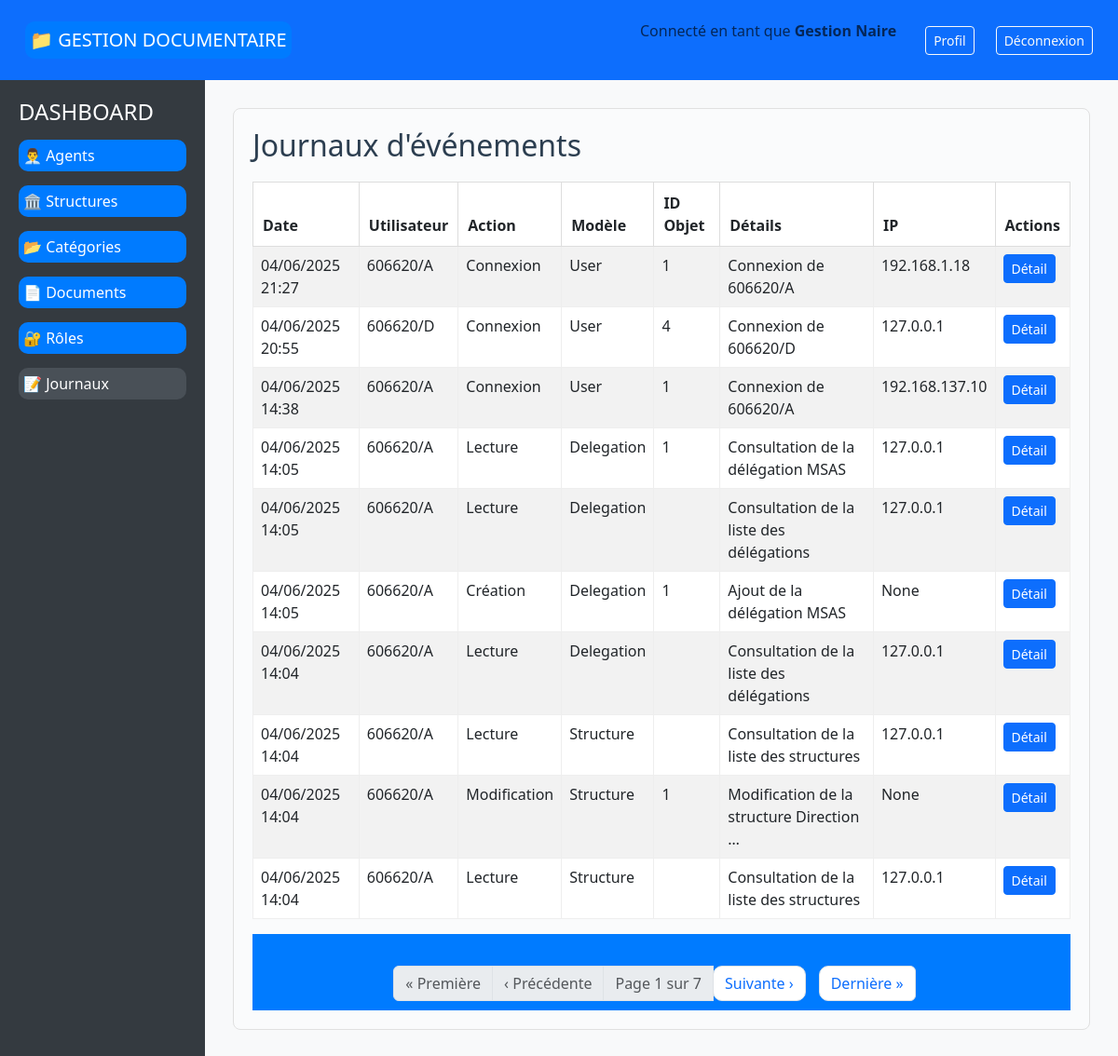
Page /journaux/ (signed in) on the committed database.
### document_management/models.py (models this page shows, shortened)
class BaseTimeStampModel(models.Model):
    date_creation = models.DateTimeField(_("Date de création"), auto_now_add=True)
    date_modification = models.DateTimeField(_("Date de modification"), auto_now=True)
    class Meta:
        abstract = True

class Agent(BaseTimeStampModel):
    MATRICULE_REGEX = r'^\d{6}/[A-Z]$'
    NOM_PRENOM_REGEX = r'^[a-zA-ZÀ-ÿ\s\-\']+$'
    PHONE_REGEX = r'^(\+\d{1,3})?\d{9,15}$'
    matricule = models.CharField(
        _("Matricule"),
        max_length=8,
        unique=True,
        validators=[
            RegexValidator(
                regex=MATRICULE_REGEX,
                message=_("Le matricule doit être au format 123456/X")
            )
        ]
    )
    prenom = models.CharField(
        _("Prénom"),
        max_length=50,
        validators=[
            RegexValidator(
                regex=NOM_PRENOM_REGEX,
                message=_("Le prénom ne doit contenir que des lettres, espaces et tirets")
            )
        ]
    )
    nom = models.CharField(
        _("Nom"),
        max_length=50,
        validators=[
            RegexValidator(
                regex=NOM_PRENOM_REGEX,
                message=_("Le nom ne doit contenir que des lettres, espaces et tirets")
            )
        ]
    )
    date_naissance = models.DateField(_("Date de naissance"))
    lieu_naissance = models.CharField(_("Lieu de naissance"), max_length=255)
    adresse = models.CharField(_("Adresse"), max_length=255)
    email = models.EmailField(_("Email"), unique=True)
    telephone = models.CharField(
        _("Téléphone"),
        max_length=20,
        unique=True,
        validators=[
            RegexValidator(
                regex=PHONE_REGEX,
                message=_("Numéro de téléphone invalide. Format: +221xxxxxxxxx")
            )
        ]
    )
    user = models.OneToOneField(
        settings.AUTH_USER_MODEL,
        on_delete=models.CASCADE,
        related_name="agent_profile",
        verbose_name=_("Utilisateur")
    )
    structure = models.ForeignKey(
        Structure,
        on_delete=models.PROTECT,
        related_name="agents",
        verbose_name=_("Structure")
    )
    role = models.ForeignKey(
        Role,
        on_delete=models.PROTECT,
        related_name="agents",
        verbose_name=_("Rôle")
    )
    is_active = models.BooleanField(_("Actif"), default=True)
    class Meta:
        verbose_name = _("Agent")
        verbose_name_plural = _("Agents")
        ordering = ['nom', 'prenom']

class Journal(models.Model):
    ACTION_CHOICES = [
        ('CREATE', _('Création')),
        ('READ', _('Lecture')),
        ('UPDATE', _('Modification')),
        ('DELETE', _('Suppression')),
        ('LOGIN', _('Connexion')),
        ('LOGOUT', _('Déconnexion')),
        ('OTHER', _('Autre')),
    ]
    user = models.ForeignKey(
        settings.AUTH_USER_MODEL,
        on_delete=models.PROTECT,
        related_name="journal_entries",
        verbose_name=_("Utilisateur")
    )
    action = models.CharField(_("Action"), max_length=10, choices=ACTION_CHOICES)
    model_name = models.CharField(_("Modèle"), max_length=50, blank=True)
    object_id = models.CharField(_("ID Objet"), max_length=50, blank=True)
    details = models.TextField(_("Détails"), blank=True)
    ip_address = models.GenericIPAddressField(_("Adresse IP"), blank=True, null=True)
    timestamp = models.DateTimeField(_("Horodatage"), auto_now_add=True)
    class Meta:
        verbose_name = _("Journal")
        verbose_name_plural = _("Journaux")
        ordering = ['-timestamp']

### document_management/views.py (the view)
# urls.py: path('journaux/', liste_journaux, name='liste_journaux'),
@login_required
def liste_journaux(request):
    journaux = Journal.objects.select_related('user').order_by('-timestamp')[:200]
    paginator = Paginator(journaux, 10)  # 10 journaux par page
    page_number = request.GET.get('page')
    journaux = paginator.get_page(page_number)
    return render(request, 'journaux/liste.html', {'journaux': journaux})

### document_management/templates/journaux/liste.html (shortened to what this page needs)
{% extends 'base.html' %}
{% block content %}
<div style="border:1px solid #e0e0e0; border-radius:8px; padding:20px; background:#fafbfc;">
    <div style="display:flex; justify-content:space-between; align-items:center; margin-bottom:15px;">
        <h2 style="margin:0;">Journaux d'événements</h2>
    </div>
    {% if journaux %}
    <table style="width:100%; border-collapse:collapse;" class="table table-striped">
        <thead>
            <tr style="background:#f0f0f0;">
                <th style="padding:10px; border:1px solid #ddd;">Date</th>
                <th style="padding:10px; border:1px solid #ddd;">Utilisateur</th>
                <th style="padding:10px; border:1px solid #ddd;">Action</th>
                <th style="padding:10px; border:1px solid #ddd;">Modèle</th>
                <th style="padding:10px; border:1px solid #ddd;">ID Objet</th>
                <th style="padding:10px; border:1px solid #ddd;">Détails</th>
                <th style="padding:10px; border:1px solid #ddd;">IP</th>
                <th style="padding:10px; border:1px solid #ddd;">Actions</th>
            </tr>
        </thead>
        <tbody>
            {% for journal in journaux %}
            <tr>
                <td style="padding:8px; border:1px solid #eee;">{{ journal.timestamp|date:'d/m/Y H:i' }}</td>
                <td style="padding:8px; border:1px solid #eee;">{{ journal.user }}</td>
                <td style="padding:8px; border:1px solid #eee;">{{ journal.get_action_display }}</td>
                <td style="padding:8px; border:1px solid #eee;">{{ journal.model_name }}</td>
                <td style="padding:8px; border:1px solid #eee;">{{ journal.object_id }}</td>
                <td style="padding:8px; border:1px solid #eee;">{{ journal.details|truncatechars:40 }}</td>
                <td style="padding:8px; border:1px solid #eee;">{{ journal.ip_address }}</td>
                <td style="padding:8px; border:1px solid #eee;">
                    <a href="{% url 'detail_journal' journal.id %}" class="btn btn-sm btn-primary">Détail</a>
                </td>
            </tr>
            {% endfor %}
        </tbody>
    </table>
    {% if journaux.paginator.num_pages > 1 %}
    <nav aria-label="Pagination">
        <ul class="pagination justify-content-center mt-4">
          {% if journaux.has_previous %}
            <li class="page-item">
              <a class="page-link" href="?page=1">« Première</a>
            </li>
            <li class="page-item">
              <a class="page-link" href="?page={{ journaux.previous_page_number }}">‹ Précédente</a>
            </li>
          {% else %}
            <li class="page-item disabled"><span class="page-link">« Première</span></li>
            <li class="page-item disabled"><span class="page-link">‹ Précédente</span></li>
          {% endif %}
          <li class="page-item disabled">
            <span class="page-link">Page {{ journaux.number }} sur {{ journaux.paginator.num_pages }}</span>
          </li>
          {% if journaux.has_next %}
            <li class="page-item">
              <a class="page-link" href="?page={{ journaux.next_page_number }}">Suivante ›</a>
            </li>
            <li class="page-item">
              <a class="page-link" href="?page={{ journaux.paginator.num_pages }}">Dernière »</a>
            </li>
          {% else %}
            <li class="page-item disabled"><span class="page-link">Suivante ›</span></li>
            <li class="page-item disabled"><span class="page-link">Dernière »</span></li>
          {% endif %}
        </ul>
      </nav>
      {% endif %}
    {% else %}
    <p style="text-align:center; padding:20px; background:#fff3cd; border:1px solid #ffeeba; border-radius:6px;">
        Aucun événement journalisé.
    </p>
    {% endif %}
</div>
{% endblock %}

### document_management/templates/base.html (shortened to what this page needs)
<!DOCTYPE html>
<html lang="fr">
<head>
    <link rel="stylesheet" href="https://cdn.jsdelivr.net/npm/bootstrap@5.3.0/dist/css/bootstrap.min.css">
    {% load static %}
    <link rel="stylesheet" href="{% static 'css/style.css' %}">
</head>
<body>
    <nav class="navbar navbar-expand-lg navbar-custom">
        <div class="container-fluid">
            <a class="navbar-brand" href="{% url 'home' %}">📁 GESTION DOCUMENTAIRE</a>
            <div class="d-flex ms-auto">
                {% if request.user.is_authenticated %}
                    <span class="navbar-text me-3">
                        Connecté en tant que
                        <strong>
                            {% if request.user.agent_profile %}
                                {{ request.user.agent_profile.prenom }} {{ request.user.agent_profile.nom }}
                            {% else %}
                                {{ request.user.email }}
                            {% endif %}
                        </strong>
                    </span>
                    <a href="#" class="btn btn-outline-light btn-sm me-2">Profil</a>
                    <a href="{% url 'logout' %}" class="btn btn-outline-light btn-sm">Déconnexion</a>
                {% else %}
                    <a href="{% url 'login' %}" class="btn btn-outline-light btn-sm">Connexion</a>
                {% endif %}
            </div>
        </div>
    </nav>
    <div class="main-container">
        {% if request.user.is_authenticated %}
        <div class="sidebar">
            <h4>DASHBOARD</h4>
            {% if can_read_agents %}
            <a href="{% url 'liste_agents' %}" {% if request.resolver_match.url_name == 'liste_agents' %} class="active"{% endif %}>👨‍💼 Agents</a>
            {% endif %}
            {% if can_read_structures %}
            <a href="{% url 'liste_structures' %}" {% if request.resolver_match.url_name == 'liste_structures' %} class="active"{% endif %}>🏛️ Structures</a>
            {% endif %}
            {% if can_read_categories %}
            <a href="{% url 'liste_CategorieDocuments' %}" {% if request.resolver_match.url_name == 'liste_CategorieDocuments' %} class="active"{% endif %}>📂 Catégories</a>
            {% endif %}
            {% if can_read_documents %}
            <a href="{% url 'liste_documents' %}" {% if request.resolver_match.url_name == 'liste_documents' %} class="active"{% endif %}>📄 Documents</a>
            {% endif %}
            {% if can_read_roles %}
            <a href="{% url 'liste_roles' %}" {% if request.resolver_match.url_name == 'liste_roles' %} class="active"{% endif %}>🔐 Rôles</a>
            {% endif %}
            {% if role_name == 'ADMIN' or role_name == 'GESTIONNAIRE' %}
            <a href="{% url 'liste_journaux' %}" {% if request.resolver_match.url_name == 'liste_journaux' %} class="active"{% endif %}>📝 Journaux</a>
            {% endif %}
        </div>
        {% endif %}
        <div class="content">
            {% block content %}
            {% endblock %}
        </div>
    </div>
</body>
</html>

### document_management/static/css/style.css (style rules this page uses)
nav { background-color: #007bff; padding: 10px; text-align: center; }
nav a { color: white; text-decoration: none; margin: 15px; font-size: 18px; }
body { font-family: 'Segoe UI', Arial, sans-serif; background: #f7f7f7; margin: 0; padding: 0; }
nav ul { list-style: none; padding: 0; margin: 0; text-align: center; }
nav ul a { color: #fff; text-decoration: none; margin: 0 15px; font-weight: 500; transition: color 0.2s; }
h1, h2 { color: #2c3e50; margin-bottom: 20px; }
table { width: 100%; border-collapse: collapse; margin-bottom: 25px; background: #fafafa; }
table th, table td { border: 1px solid #e1e1e1; padding: 10px 8px; text-align: left; }
table th { background: #18bc9c; color: #fff; }
table tr:nth-child(even) { background: #f2f2f2; }
table { width: 100%; border-collapse: collapse; margin: 20px 0; }
table, th, td { border: 1px solid #ddd; }
th, td { padding: 12px; text-align: left; }
th { background-color: #f2f2f2; color: #333; }
tr:nth-child(even) { background-color: #f9f9f9; }
a { text-decoration: none; border-radius: 10px; padding: 5px; background-color: #007bff; color: white; }

### document_management/templates/base.html (style rules this page uses)
body { display: flex; flex-direction: column; min-height: 100vh; }
.navbar-custom { background-color: #0d6efd; color: white; }
.navbar-custom .navbar-brand, .navbar-custom .nav-link, .navbar-custom .dropdown-item { color: white !important; }
.main-container { display: flex; flex: 1; }
.sidebar { width: 220px; background-color: #343a40; color: white; padding: 20px; }
.sidebar a { color: white; text-decoration: none; display: block; margin: 15px 0; }
.sidebar a:hover, .sidebar a.active { background-color: #495057; padding-left: 5px; }
.content { flex: 1; padding: 30px; background-color: #f8f9fa; }

### rows in the picture
Journal: timestamp "04/06/2025 21:27", user "606620/A", action "Connexion", model_name "User", object_id "1", details "Connexion de 606620/A", ip_address "192.168.1.18"
Journal: timestamp "04/06/2025 20:55", user "606620/D", action "Connexion", model_name "User", object_id "4", details "Connexion de 606620/D", ip_address "127.0.0.1"
Journal: timestamp "04/06/2025 14:38", user "606620/A", action "Connexion", model_name "User", object_id "1", details "Connexion de 606620/A", ip_address "192.168.137.10"
Journal: timestamp "04/06/2025 14:05", user "606620/A", action "Lecture", model_name "Delegation", object_id "1", details "Consultation de la délégation MSAS", ip_address "127.0.0.1"
Journal: timestamp "04/06/2025 14:05", user "606620/A", action "Lecture", model_name "Delegation", details "Consultation de la liste des délégations", ip_address "127.0.0.1"
Journal: timestamp "04/06/2025 14:05", user "606620/A", action "Création", model_name "Delegation", object_id "1", details "Ajout de la délégation MSAS", ip_address "None"
Journal: timestamp "04/06/2025 14:04", user "606620/A", action "Lecture", model_name "Delegation", details "Consultation de la liste des délégations", ip_address "127.0.0.1"
Journal: timestamp "04/06/2025 14:04", user "606620/A", action "Lecture", model_name "Structure", details "Consultation de la liste des structures", ip_address "127.0.0.1"
Journal: timestamp "04/06/2025 14:04", user "606620/A", action "Modification", model_name "Structure", object_id "1", details "Modification de la structure Direction …", ip_address "None"
Journal: timestamp "04/06/2025 14:04", user "606620/A", action "Lecture", model_name "Structure", details "Consultation de la liste des structures", ip_address "127.0.0.1"

### other values in the picture
{{ request.user.agent_profile.prenom }} "Gestion"
{{ request.user.agent_profile.nom }} "Naire"
{{ journaux.number }} "1"
{{ journaux.paginator.num_pages }} "7"
